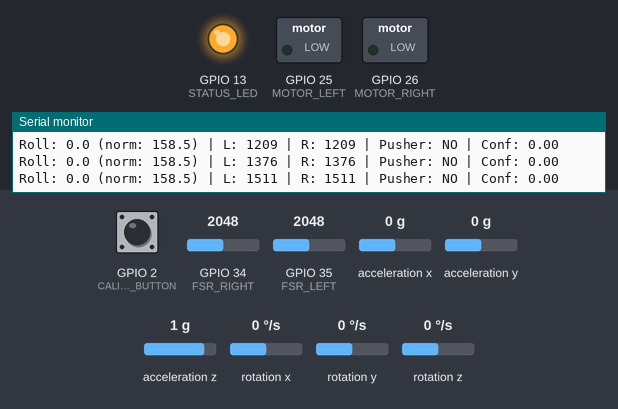
A sketch run on a simulated ESP32. Parts: switched loads named in the sketch (green lamp = pin HIGH), output pins drawn as LEDs (lit = HIGH), the last lines printed to the serial monitor. Wiring (inferred from the names in the program): MPU-6050 motion sensor at I2C address 0x68. Dashed ring = blinking. Inputs (shaded band) come from the test bench; at power-on: GPIO 34 (FSR_RIGHT) = 2048, GPIO 2 (CALIBRATION_BUTTON) HIGH, GPIO 35 (FSR_LEFT) = 2048, acceleration x 0 g, acceleration y 0 g, acceleration z 1 g, rotation x 0 °/s, rotation y 0 °/s, rotation z 0 °/s (analog values on the 0–4095 scale). WiFi joins after 1.5 s; servers stay silent unless stated; uploads are accepted with an empty reply; EEPROM starts erased.

Above: at 5.2 s.
5.3 s: GPIO 34 (FSR_RIGHT) set to 2289
8.3 s: GPIO 34 (FSR_RIGHT) set to 2393
At 9.6 s:
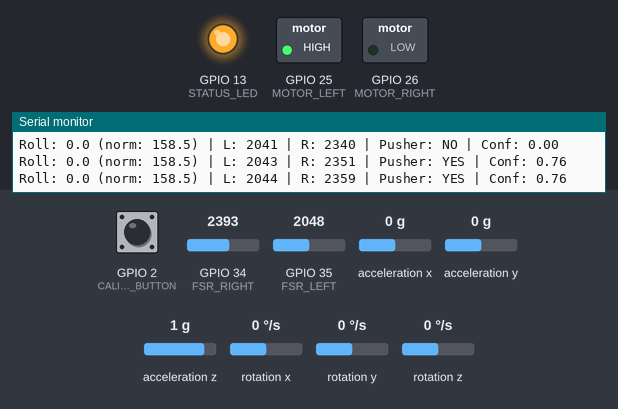
10.7 s: GPIO 2 (CALIBRATION_BUTTON) pulled LOW for 0.25 s
At 11.27 s:
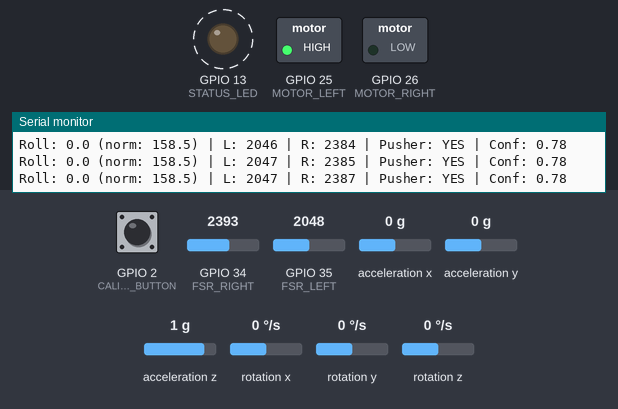
13.8 s: GPIO 35 (FSR_LEFT) set to 2094
At 16.76 s:
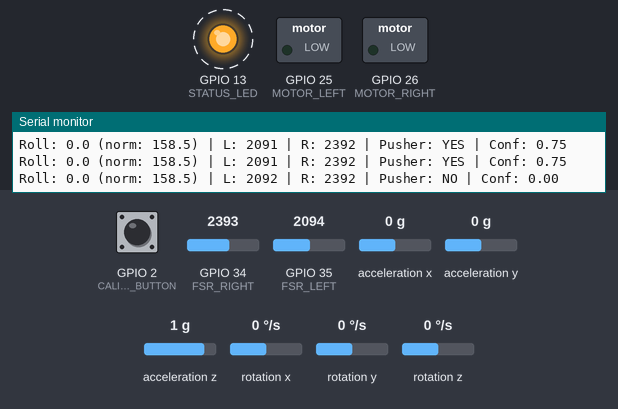
16.8 s: GPIO 35 (FSR_LEFT) set to 2641
19.8 s: GPIO 35 (FSR_LEFT) set to 2715
At 21.22 s:
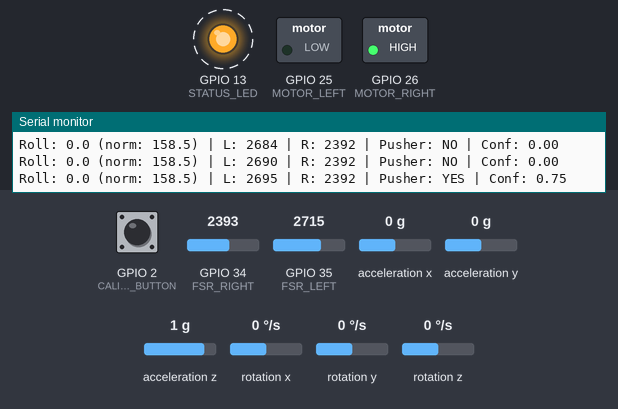
Timing chart, 0 to 23.8 s (numbered marks = the images above; inputs shaded):
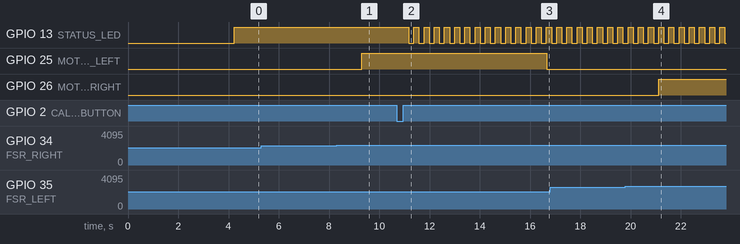

Measured:
- the behaviour switches between 2359 and 2360 on GPIO 34 (FSR_RIGHT) (found by bisection; images 0 and 1)
- the behaviour switches between 2093 and 2094 on GPIO 35 (FSR_LEFT) (found by bisection; images 2 and 3)
- the behaviour switches between 2714 and 2715 on GPIO 35 (FSR_LEFT) (found by bisection; images 3 and 4)
- after the input at 8.3 s, GPIO 25 (MOTOR_LEFT): LOW → HIGH after 0.99 s
- after the input at 10.7 s, GPIO 13 (STATUS_LED): alternates HIGH for 0.20 s and LOW for 0.20 s, starting after 0.48 s
- after the input at 13.8 s, GPIO 25 (MOTOR_LEFT): HIGH → LOW after 2.9 s
- after the input at 19.8 s, GPIO 26 (MOTOR_RIGHT): LOW → HIGH after 1.3 s

The sketch:

Vertex_Firmware.ino
```cpp
/*
=========================================================
Vertex Firmware - WiFi Integrated

REQUIRED ARDUINO SETTINGS:
--------------------------------
Tools → Board → ESP32 Dev Module
Tools → Port  → Select your COM port
Serial Monitor Baud Rate → 115200

REQUIRED LIBRARIES (Install via Tools → Manage Libraries):
--------------------------------
1. ArduinoJson
2. HTTPClient (ESP32 built-in)

WIRING (MPU6050 → ESP32):
--------------------------------
VIN  → 3.3V
GND  → GND
SDA  → GPIO21
SCL  → GPIO22
FSR1 → GPIO35 (Left)
FSR2 → GPIO34 (Right)
MOTOR_LEFT  → GPIO25
MOTOR_RIGHT → GPIO26
CALIB_BTN   → GPIO2  (with pull-up resistor)
STATUS_LED  → GPIO13

IMPORTANT:
- Set WIFI_SSID and WIFI_PASSWORD before uploading
- Set BACKEND_SERVER to your backend machine's local IP
- USB power is sufficient for testing
=========================================================
*/

#include <Wire.h>
#include <WiFi.h>
#include <HTTPClient.h>
#include <ArduinoJson.h>
#include <EEPROM.h>
#include <math.h>

// --- Pin Configurations ---
#define SDA_PIN 21
#define SCL_PIN 22
#define FSR_LEFT 35
#define FSR_RIGHT 34
#define MOTOR_LEFT 25
#define MOTOR_RIGHT 26
#define CALIBRATION_BUTTON 2
#define STATUS_LED 13

// --- MPU6050 ---
const int MPU = 0x68;
int16_t AcX, AcY, AcZ;
int16_t GyX, GyY, GyZ;

// --- WiFi / Backend Configuration ---
const char* WIFI_SSID     = "Connay";
const char* WIFI_PASSWORD = "lawaxd!!";
const char* BACKEND_SERVER = "172.20.10.3";   // Your backend machine's local IP
const int   BACKEND_PORT   = 8000;

// --- Network State ---
bool wifiConnected = false;
int  reconnectAttempts = 0;
unsigned long lastWiFiCheck        = 0;
unsigned long wifiReconnectInterval = 30000;
const unsigned long MAX_RECONNECT_INTERVAL = 300000;

// --- Device Identity ---
String deviceId  = "ESP32_" + String((uint32_t)ESP.getEfuseMac(), HEX);
String sessionId = "";

// --- Sensor Readings ---
float roll    = 0;
int   fsrLeft  = 0;
int   fsrRight = 0;
bool  pusherDetected = false;
float confidenceLevel = 0.0;

// --- Detection Thresholds ---
int   TILT_THRESHOLD          = 10;   // degrees from upright
int   PRESSURE_DIFF_THRESHOLD = 300;  // FSR raw difference
unsigned long PERSIST_TIME    = 1500; // ms tilt must persist
unsigned long tiltStartTime   = 0;
bool  tiltDetected = false;

// --- Sensor Mounting Offset ---
// The IMU is mounted on the chest strap measuring lateral (left/right) tilt via atan2(ax, az).
// Set this to the raw roll value when the patient is standing upright.
// Re-measure after changing axis — check Serial Monitor "Roll:" value at rest.
const float MOUNTING_OFFSET = -158.5;  // Upright resting value — normalises to 0°

// --- Calibration ---
struct CalibrationData {
  float baselineRoll;
  float baselineFsrLeft;
  float baselineFsrRight;
  float baselineFsrRatio;
  float rollStdDev;
  float fsrStdDev;
  unsigned long calibrationTimestamp;
  bool isValid;
};

CalibrationData calibration;
bool  calibrationMode      = false;
unsigned long calibrationStartTime = 0;
const unsigned long CALIBRATION_DURATION = 30000; // 30 seconds
int   calibrationSamples   = 0;
float calibrationRollSum   = 0;
float calibrationFsrLeftSum  = 0;
float calibrationFsrRightSum = 0;

#define MAX_CALIBRATION_SAMPLES 300
float rollSamples[MAX_CALIBRATION_SAMPLES];
float fsrRatioSamples[MAX_CALIBRATION_SAMPLES];
int   sampleIndex = 0;

// --- Timing ---
unsigned long lastSensorRead      = 0;
unsigned long lastDataTransmission = 0;
const unsigned long SENSOR_INTERVAL      = 50;  // 20 Hz (matches original delay(50))
const unsigned long TRANSMISSION_INTERVAL = 150; // ~6-7 Hz HTTP POST

// --- HTTP Retry ---
struct HTTPRetryData {
  String jsonPayload;
  int    attemptCount;
  unsigned long nextRetryTime;
  bool   hasPendingRetry;
};

HTTPRetryData retryQueue;
const int MAX_RETRY_ATTEMPTS = 3;
const unsigned long RETRY_DELAY_BASE = 1000;

// --- Prototypes ---
void setupWiFi();
void connectToWiFi();
void handleWiFiReconnection();
bool isWiFiConnected();
void updateStatusLED();

void setupSensors();
void readSensors();
void imuRead();
void fsrRead();
bool detectPusher();
void activateFeedback(bool state);

void handleCalibration();
void startCalibration();
void performCalibrationSample();
void completeCalibration();
void loadCalibrationFromEEPROM();
void saveCalibrationToEEPROM();

void handleRetryQueue();
bool postSensorData();
bool postSensorDataWithRetry(String jsonPayload);
bool postCalibrationData();
void handleHTTPResponse(int statusCode);
void queueRetry(String jsonPayload);

// =========================
// SETUP
// =========================
void setup() {
  Serial.begin(115200);
  delay(2000);

  Serial.println("=== Vertex Firmware Starting ===");
  Serial.println("Device ID: " + deviceId);

  EEPROM.begin(512);

  pinMode(FSR_LEFT, INPUT);
  pinMode(FSR_RIGHT, INPUT);
  pinMode(MOTOR_LEFT, OUTPUT);
  pinMode(MOTOR_RIGHT, OUTPUT);
  pinMode(CALIBRATION_BUTTON, INPUT_PULLUP);
  pinMode(STATUS_LED, OUTPUT);

  digitalWrite(MOTOR_LEFT, LOW);
  digitalWrite(MOTOR_RIGHT, LOW);
  digitalWrite(STATUS_LED, LOW);

  analogReadResolution(12);
  analogSetAttenuation(ADC_11db);

  retryQueue.hasPendingRetry = false;
  retryQueue.attemptCount    = 0;

  setupSensors();
  loadCalibrationFromEEPROM();
  setupWiFi();

  Serial.println("=== Setup Complete ===");
}

// =========================
// LOOP
// =========================
void loop() {
  unsigned long now = millis();

  handleWiFiReconnection();
  handleCalibration();

  if (now - lastSensorRead >= SENSOR_INTERVAL) {
    readSensors();
    lastSensorRead = now;
  }

  handleRetryQueue();

  // Always send fresh data — don't block on retry queue (stale sensor data is useless)
  if (wifiConnected && (now - lastDataTransmission >= TRANSMISSION_INTERVAL)) {
    // Cancel any pending retry — fresh data takes priority
    retryQueue.hasPendingRetry = false;
    retryQueue.attemptCount    = 0;
    if (postSensorData()) {
      lastDataTransmission = now;
    }
  }

  updateStatusLED();
}

// =========================
// SENSOR SETUP
// =========================
void setupSensors() {
  Serial.println("Initializing MPU6050...");

  Wire.begin(SDA_PIN, SCL_PIN);

  // Wake up MPU6050
  Wire.beginTransmission(MPU);
  Wire.write(0x6B);
  Wire.write(0);
  Wire.endTransmission(true);

  Serial.println("MPU6050 Initialized");
}

// =========================
// READ SENSORS
// =========================
void readSensors() {
  imuRead();
  fsrRead();
  pusherDetected = detectPusher();
  activateFeedback(pusherDetected);

  Serial.print("Roll: ");
  Serial.print(roll, 1);
  Serial.print(" (norm: ");
  Serial.print(roll - MOUNTING_OFFSET, 1);
  Serial.print(") | L: ");
  Serial.print(fsrLeft);
  Serial.print(" | R: ");
  Serial.print(fsrRight);
  Serial.print(" | Pusher: ");
  Serial.print(pusherDetected ? "YES" : "NO");
  Serial.print(" | Conf: ");
  Serial.println(confidenceLevel, 2);
}

// =========================
// MPU6050 READ
// =========================
void imuRead() {
  Wire.beginTransmission(MPU);
  Wire.write(0x3B);
  Wire.endTransmission(false);
  Wire.requestFrom(MPU, 14, true);

  AcX = Wire.read() << 8 | Wire.read();
  AcY = Wire.read() << 8 | Wire.read();
  AcZ = Wire.read() << 8 | Wire.read();
  Wire.read(); Wire.read(); // skip temp
  GyX = Wire.read() << 8 | Wire.read();
  GyY = Wire.read() << 8 | Wire.read();
  GyZ = Wire.read() << 8 | Wire.read();

  // Left/right lateral tilt = atan2(ax, az)
  // (atan2(ay, az) was front/back pitch — wrong axis for Pusher Syndrome)
  float ax = AcX;
  float az = AcZ;
  roll = atan2(ax, az) * 180.0 / PI;
}

// =========================
// FSR READ
// =========================
void fsrRead() {
  int rawLeft  = analogRead(FSR_LEFT);
  int rawRight = analogRead(FSR_RIGHT);

  rawLeft  = constrain(rawLeft,  0, 4095);
  rawRight = constrain(rawRight, 0, 4095);

  static float fsrLeftFiltered  = 0;
  static float fsrRightFiltered = 0;

  fsrLeftFiltered  = 0.8 * fsrLeftFiltered  + 0.2 * rawLeft;
  fsrRightFiltered = 0.8 * fsrRightFiltered + 0.2 * rawRight;

  fsrLeft  = constrain((int)fsrLeftFiltered,  0, 4095);
  fsrRight = constrain((int)fsrRightFiltered, 0, 4095);
}

// =========================
// PUSHER DETECTION
// =========================
bool detectPusher() {
  // Normalise roll using mounting offset so 0° = upright
  float adjustedRoll = roll - MOUNTING_OFFSET;
  float dynamicTiltThreshold     = TILT_THRESHOLD;
  float dynamicPressureThreshold = PRESSURE_DIFF_THRESHOLD;

  if (calibration.isValid) {
    dynamicTiltThreshold = max(5.0f, 2.0f * calibration.rollStdDev);
    float currentFsrRatio = (float)fsrRight / (fsrLeft + fsrRight + 1);
    float fsrRatioDiff = abs(currentFsrRatio - calibration.baselineFsrRatio);
    if (fsrRatioDiff > (2.0f * calibration.fsrStdDev / 1000.0f)) {
      dynamicPressureThreshold = 0;
    }
  }

  // 1. Directional tilt check (left OR right)
  bool tiltedLeft  = adjustedRoll < -dynamicTiltThreshold;
  bool tiltedRight = adjustedRoll >  dynamicTiltThreshold;
  bool tilted = tiltedLeft || tiltedRight;

  // 2. Pressure imbalance
  int pressureDiff = abs(fsrLeft - fsrRight);
  bool asymmetric  = pressureDiff > dynamicPressureThreshold;

  // 3. Persistence check
  if (tilted) {
    if (!tiltDetected) {
      tiltDetected  = true;
      tiltStartTime = millis();
    }

    if (millis() - tiltStartTime > PERSIST_TIME) {
      if (asymmetric) {
        float tiltFactor    = min(1.0f, abs(adjustedRoll) / (dynamicTiltThreshold * 2.0f));
        float pressureFactor = min(1.0f, (float)pressureDiff / (dynamicPressureThreshold * 2.0f + 1));
        confidenceLevel = max(0.2f, min(1.0f, (tiltFactor + pressureFactor) / 2.0f));
        return true;
      }
    }
  } else {
    tiltDetected = false;
  }

  confidenceLevel = 0.0;
  return false;
}

// =========================
// MOTOR FEEDBACK
// =========================
void activateFeedback(bool state) {
  if (!state) {
    digitalWrite(MOTOR_LEFT, LOW);
    digitalWrite(MOTOR_RIGHT, LOW);
    return;
  }

  int diff = fsrLeft - fsrRight;

  if (diff > PRESSURE_DIFF_THRESHOLD) {
    // Pushing LEFT → vibrate RIGHT
    digitalWrite(MOTOR_LEFT, LOW);
    digitalWrite(MOTOR_RIGHT, HIGH);
  } else if (diff < -PRESSURE_DIFF_THRESHOLD) {
    // Pushing RIGHT → vibrate LEFT
    digitalWrite(MOTOR_LEFT, HIGH);
    digitalWrite(MOTOR_RIGHT, LOW);
  } else {
    digitalWrite(MOTOR_LEFT, LOW);
    digitalWrite(MOTOR_RIGHT, LOW);
  }
}

// =========================
// WIFI MANAGEMENT
// =========================
void setupWiFi() {
  Serial.println("Setting up WiFi...");
  WiFi.mode(WIFI_STA);
  WiFi.setAutoReconnect(false);
  connectToWiFi();
}

void connectToWiFi() {
  Serial.print("Connecting to: ");
  Serial.println(WIFI_SSID);
  Serial.print("Password length: ");
  Serial.println(strlen(WIFI_PASSWORD));

  WiFi.disconnect(true);
  delay(500);  // Longer stabilization for battery power
  WiFi.mode(WIFI_STA);
  WiFi.setTxPower(WIFI_POWER_19_5dBm);  // Max TX power for battery operation
  WiFi.begin(WIFI_SSID, WIFI_PASSWORD);

  unsigned long start = millis();
  while (WiFi.status() != WL_CONNECTED && millis() - start < 30000) {  // 30s timeout
    delay(500);
    Serial.print(".");
    Serial.print(WiFi.status());  // Print status code each attempt
  }

  if (WiFi.status() == WL_CONNECTED) {
    wifiConnected = true;
    reconnectAttempts = 0;
    wifiReconnectInterval = 30000;
    Serial.println();
    Serial.print("Connected! IP: ");
    Serial.println(WiFi.localIP());
    Serial.print("Backend: ");
    Serial.print(BACKEND_SERVER);
    Serial.print(":");
    Serial.println(BACKEND_PORT);
  } else {
    wifiConnected = false;
    Serial.println();
    Serial.print("WiFi connection failed. Status code: ");
    // Status codes: 0=IDLE, 1=NO_SSID_AVAIL, 2=SCAN_COMPLETED,
    //               3=CONNECTED, 4=CONNECT_FAILED, 5=CONNECTION_LOST,
    //               6=DISCONNECTED, 255=NO_SHIELD
    Serial.println(WiFi.status());
    if (WiFi.status() == WL_NO_SSID_AVAIL) {
      Serial.println("-> SSID not found. Check hotspot is ON and name matches exactly.");
    } else if (WiFi.status() == WL_CONNECT_FAILED) {
      Serial.println("-> Wrong password.");
    }
  }
}

void handleWiFiReconnection() {
  unsigned long now = millis();
  if (WiFi.status() != WL_CONNECTED) wifiConnected = false;

  if (!wifiConnected && (now - lastWiFiCheck >= wifiReconnectInterval)) {
    lastWiFiCheck = now;
    reconnectAttempts++;
    Serial.print("Reconnect attempt #");
    Serial.println(reconnectAttempts);
    connectToWiFi();

    if (!wifiConnected) {
      wifiReconnectInterval = min(wifiReconnectInterval * 2UL, MAX_RECONNECT_INTERVAL);
    }
  }
}

bool isWiFiConnected() {
  return wifiConnected && (WiFi.status() == WL_CONNECTED);
}

void updateStatusLED() {
  static unsigned long lastLEDUpdate = 0;
  static bool ledState = false;
  unsigned long now = millis();

  if (calibrationMode) {
    if (now - lastLEDUpdate >= 200) {
      ledState = !ledState;
      digitalWrite(STATUS_LED, ledState);
      lastLEDUpdate = now;
    }
  } else if (wifiConnected) {
    digitalWrite(STATUS_LED, HIGH);
  } else {
    if (now - lastLEDUpdate >= 1000) {
      ledState = !ledState;
      digitalWrite(STATUS_LED, ledState);
      lastLEDUpdate = now;
    }
  }
}

// =========================
// CALIBRATION
// =========================
void handleCalibration() {
  if (digitalRead(CALIBRATION_BUTTON) == LOW) {
    delay(50);
    if (digitalRead(CALIBRATION_BUTTON) == LOW && !calibrationMode) {
      startCalibration();
    }
  }

  if (calibrationMode) {
    unsigned long now = millis();
    if (now - calibrationStartTime < CALIBRATION_DURATION) {
      performCalibrationSample();
    } else {
      completeCalibration();
    }
  }
}

void startCalibration() {
  Serial.println("=== Starting 30-second calibration ===");
  Serial.println("Maintain normal upright posture for 30 seconds...");

  calibrationMode      = true;
  calibrationStartTime = millis();
  calibrationSamples   = 0;
  calibrationRollSum   = 0;
  calibrationFsrLeftSum  = 0;
  calibrationFsrRightSum = 0;
  sampleIndex = 0;

  for (int i = 0; i < MAX_CALIBRATION_SAMPLES; i++) {
    rollSamples[i]     = 0;
    fsrRatioSamples[i] = 0;
  }

  digitalWrite(MOTOR_LEFT, LOW);
  digitalWrite(MOTOR_RIGHT, LOW);
}

void performCalibrationSample() {
  static unsigned long lastSample = 0;
  unsigned long now = millis();

  if (now - lastSample >= 100 && sampleIndex < MAX_CALIBRATION_SAMPLES) {
    rollSamples[sampleIndex] = roll;
    float total = fsrLeft + fsrRight + 1;
    fsrRatioSamples[sampleIndex] = (float)fsrRight / total;

    calibrationSamples++;
    calibrationRollSum     += roll;
    calibrationFsrLeftSum  += fsrLeft;
    calibrationFsrRightSum += fsrRight;
    sampleIndex++;
    lastSample = now;
  }
}

void completeCalibration() {
  Serial.println("=== Calibration Complete ===");

  if (calibrationSamples > 0) {
    calibration.baselineRoll     = calibrationRollSum / calibrationSamples;
    calibration.baselineFsrLeft  = calibrationFsrLeftSum / calibrationSamples;
    calibration.baselineFsrRight = calibrationFsrRightSum / calibrationSamples;

    float total = calibration.baselineFsrLeft + calibration.baselineFsrRight;
    calibration.baselineFsrRatio = (total > 0) ? calibration.baselineFsrRight / total : 0.5;

    float rollVarSum = 0, fsrRatioVarSum = 0;
    for (int i = 0; i < calibrationSamples && i < MAX_CALIBRATION_SAMPLES; i++) {
      float rd = rollSamples[i] - calibration.baselineRoll;
      rollVarSum += rd * rd;
      float fd = fsrRatioSamples[i] - calibration.baselineFsrRatio;
      fsrRatioVarSum += fd * fd;
    }

    calibration.rollStdDev = max(1.0f, sqrt(rollVarSum / calibrationSamples));
    calibration.fsrStdDev  = max(10.0f, sqrt(fsrRatioVarSum / calibrationSamples) * 1000.0f);
    calibration.calibrationTimestamp = millis();
    calibration.isValid = true;

    saveCalibrationToEEPROM();
    if (wifiConnected) postCalibrationData();

    Serial.print("Baseline Roll: ");   Serial.print(calibration.baselineRoll, 2);   Serial.println("°");
    Serial.print("Roll StdDev: ");     Serial.print(calibration.rollStdDev, 2);     Serial.println("°");
    Serial.print("FSR Ratio: ");       Serial.print(calibration.baselineFsrRatio * 100, 1); Serial.println("% right");
  } else {
    Serial.println("Calibration failed - no samples.");
  }

  calibrationMode = false;
}

void loadCalibrationFromEEPROM() {
  EEPROM.get(0, calibration);
  if (calibration.calibrationTimestamp == 0 || isnan(calibration.baselineRoll)) {
    Serial.println("No valid calibration in EEPROM.");
    calibration.isValid = false;
  } else {
    Serial.println("Calibration loaded from EEPROM.");
  }
}

void saveCalibrationToEEPROM() {
  EEPROM.put(0, calibration);
  EEPROM.commit();
  Serial.println("Calibration saved to EEPROM.");
}

// =========================
// HTTP COMMUNICATION
// =========================
bool postSensorData() {
  if (!isWiFiConnected()) return false;

  DynamicJsonDocument doc(512);
  doc["device_id"]       = deviceId;
  if (sessionId.length() > 0) doc["session_id"] = sessionId;
  doc["timestamp"]       = millis();
  doc["roll"]            = round((roll - MOUNTING_OFFSET) * 10) / 10.0;  // Normalised: 0° = upright
  doc["fsr_left"]        = fsrLeft;
  doc["fsr_right"]       = fsrRight;
  doc["pusher_detected"] = pusherDetected;
  doc["confidence_level"] = round(confidenceLevel * 100) / 100.0;

  String json;
  serializeJson(doc, json);

  bool ok = postSensorDataWithRetry(json);
  if (!ok && !retryQueue.hasPendingRetry) queueRetry(json);
  return ok;
}

bool postSensorDataWithRetry(String jsonPayload) {
  HTTPClient http;
  String url = "http://" + String(BACKEND_SERVER) + ":" + String(BACKEND_PORT) + "/api/sensor-data";

  http.begin(url);
  http.addHeader("Content-Type", "application/json");
  http.setTimeout(2000);  // 2s timeout — fail fast, don't block new readings

  int code = http.POST(jsonPayload);
  handleHTTPResponse(code);
  http.end();

  return (code == 200);
}

bool postCalibrationData() {
  if (!isWiFiConnected() || !calibration.isValid) return false;

  HTTPClient http;
  String url = "http://" + String(BACKEND_SERVER) + ":" + String(BACKEND_PORT) + "/api/calibration/complete";

  http.begin(url);
  http.addHeader("Content-Type", "application/json");

  DynamicJsonDocument doc(512);
  doc["device_id"]              = deviceId;
  doc["patient_id"]             = "default";
  doc["baseline_roll"]          = calibration.baselineRoll;
  doc["baseline_fsr_left"]      = calibration.baselineFsrLeft;
  doc["baseline_fsr_right"]     = calibration.baselineFsrRight;
  doc["baseline_fsr_ratio"]     = calibration.baselineFsrRatio;
  doc["roll_std_dev"]           = calibration.rollStdDev;
  doc["fsr_std_dev"]            = calibration.fsrStdDev;
  doc["calibration_timestamp"]  = calibration.calibrationTimestamp;
  doc["is_active"]              = true;

  String json;
  serializeJson(doc, json);

  int code = http.POST(json);
  handleHTTPResponse(code);
  http.end();

  return (code == 200);
}

void handleRetryQueue() {
  if (!retryQueue.hasPendingRetry || !isWiFiConnected()) return;

  unsigned long now = millis();
  if (now >= retryQueue.nextRetryTime) {
    bool ok = postSensorDataWithRetry(retryQueue.jsonPayload);
    if (ok) {
      retryQueue.hasPendingRetry = false;
      retryQueue.attemptCount    = 0;
    } else {
      retryQueue.attemptCount++;
      if (retryQueue.attemptCount >= MAX_RETRY_ATTEMPTS) {
        Serial.println("Max retries reached - dropping packet.");
        retryQueue.hasPendingRetry = false;
        retryQueue.attemptCount    = 0;
      } else {
        unsigned long backoff = RETRY_DELAY_BASE * (1UL << retryQueue.attemptCount);
        retryQueue.nextRetryTime = now + backoff;
      }
    }
  }
}

void queueRetry(String jsonPayload) {
  if (!retryQueue.hasPendingRetry) {
    retryQueue.jsonPayload     = jsonPayload;
    retryQueue.attemptCount    = 0;
    retryQueue.nextRetryTime   = millis() + RETRY_DELAY_BASE;
    retryQueue.hasPendingRetry = true;
  }
}

void handleHTTPResponse(int statusCode) {
  static int failures = 0;
  if (statusCode == 200) {
    failures = 0;
  } else {
    failures++;
    Serial.print("HTTP error: ");
    Serial.println(statusCode);
    if (failures >= 3) {
      wifiConnected = false;
      failures = 0;
    }
  }
}
```
